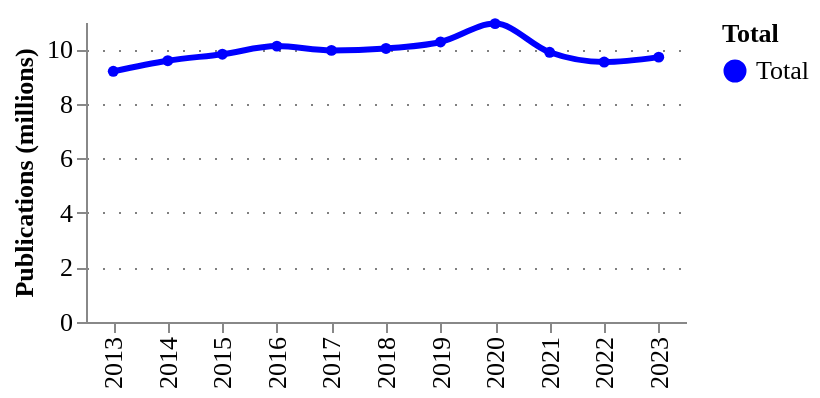

Here is the notebook cell this chart was saved with:
### Code cell
fig = pu.ts_smooth(
    baseline_df.assign(Total="Total").assign(counts = lambda df: df.counts/1e+6),
    ["Total"],
    variable= "counts",
    variable_title = "Publications (millions)",
    category_column = "Total",
    width = 300,
    height = 150,
    legend_orient='right',
)
pu.configure_plots(fig)

### Figure 1 — Vega-Lite specification as saved in the notebook (floating-point values rounded to 4 significant figures)
{"config": {"title": {"font": "Averta", "anchor": "start"}, "subtitle": {"font": "Averta"}, "axis": {"labelFont": "Averta", "titleFont": "Averta", "gridColor": "grey", "gridDash": [1, 7], "labelFontSize": 13, "titleFontSize": 13}, "header": {"labelFont": "Averta", "titleFont": "Averta"}, "legend": {"labelFont": "Averta", "titleFont": "Averta", "labelFontSize": 13, "titleFontSize": 13}, "range": {"category": ["#0000FF", "#FDB633", "#18A48C", "#9A1BBE", "#EB003B", "#FF6E47", "#646363", "#0F294A", "#97D9E3", "#A59BEE", "#F6A4B7", "#D2C9C0", "#FFFFFF", "#000000"], "ordinal": {"scheme": ["#0000FF", "#FDB633", "#18A48C", "#9A1BBE", "#EB003B", "#FF6E47", "#646363", "#0F294A", "#97D9E3", "#A59BEE", "#F6A4B7", "#D2C9C0", "#FFFFFF", "#000000"]}}, "view": {"strokeWidth": 0}}, "data": {"name": "data-2f72dfafdcf7c2e5f526b04112bef655"}, "mark": {"type": "line", "interpolate": "monotone", "point": {"filled": true, "size": 30}, "size": 3, "strokeDash": [0]}, "encoding": {"color": {"field": "Total", "legend": {"orient": "right"}, "type": "nominal"}, "tooltip": [{"field": "year", "title": "Year", "type": "ordinal"}, {"field": "Total", "type": "nominal"}, {"field": "counts", "format": ".3f", "title": "Publications (millions)", "type": "quantitative"}], "x": {"field": "year", "title": "", "type": "ordinal"}, "y": {"field": "counts", "title": "Publications (millions)", "type": "quantitative"}}, "height": 150, "title": {"anchor": "start", "text": "", "fontSize": 14, "subtitle": "", "subtitleFont": "Averta", "subtitleFontSize": 13}, "width": 300, "$schema": "https://vega.github.io/schema/vega-lite/v4.17.0.json", "datasets": {"data-2f72dfafdcf7c2e5f526b04112bef655": [{"year": 2013, "counts": 9.191, "Total": "Total"}, {"year": 2014, "counts": 9.581, "Total": "Total"}, {"year": 2015, "counts": 9.819, "Total": "Total"}, {"year": 2016, "counts": 10.12, "Total": "Total"}, {"year": 2017, "counts": 9.959, "Total": "Total"}, {"year": 2018, "counts": 10.03, "Total": "Total"}, {"year": 2019, "counts": 10.27, "Total": "Total"}, {"year": 2020, "counts": 10.94, "Total": "Total"}, {"year": 2021, "counts": 9.89, "Total": "Total"}, {"year": 2022, "counts": 9.531, "Total": "Total"}, {"year": 2023, "counts": 9.711, "Total": "Total"}]}}
